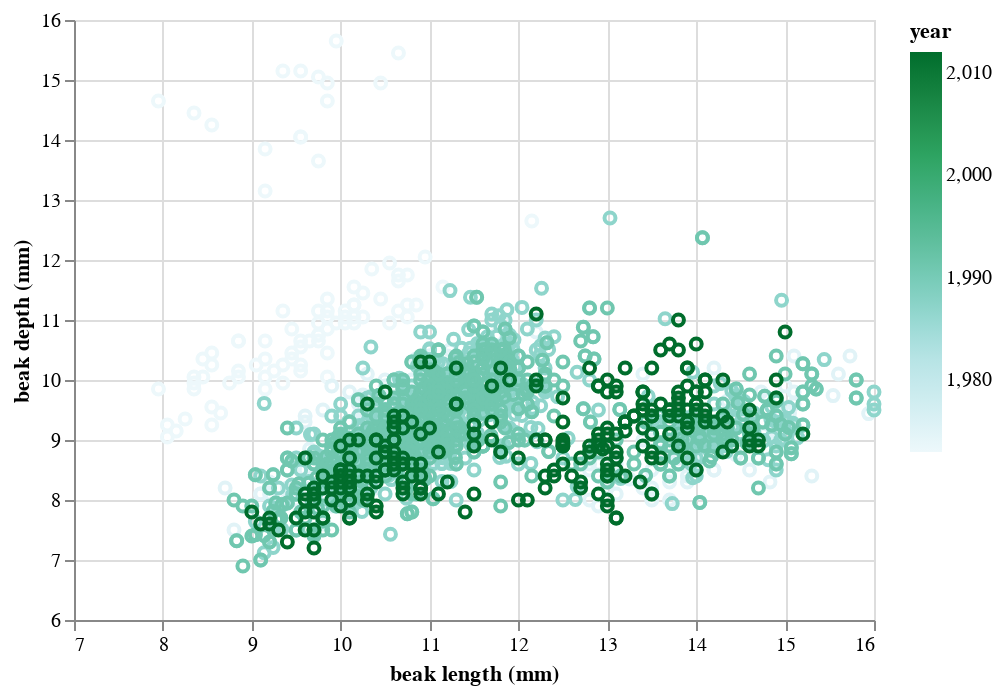

The cell this chart's notebook holds for it:
### Code cell
alt.Chart(df_all
    ).mark_point(
        opacity=1
    ).encode(
        x=alt.X('beak length (mm):Q',scale=alt.Scale(zero=False)),
        y=alt.Y('beak depth (mm):Q',scale=alt.Scale(zero=False)),
        color=alt.Color('year:Q',
                       scale=alt.Scale(range=['#edf8fb','#b2e2e2','#66c2a4','#2ca25f','#006d2c'])
                        ))

### Figure 1 — Vega-Lite specification as saved in the notebook (floating-point values rounded to 4 significant figures; data arrays with more than 128 entries replaced by an {"elided": "..."} marker saying what was removed)
{"$schema": "https://vega.github.io/schema/vega-lite/v2.4.3.json", "config": {"view": {"height": 300, "width": 400}}, "data": {"values": {"elided": "2304 records"}}, "encoding": {"color": {"field": "year", "scale": {"range": ["#edf8fb", "#b2e2e2", "#66c2a4", "#2ca25f", "#006d2c"]}, "type": "quantitative"}, "x": {"field": "beak length (mm)", "scale": {"zero": false}, "type": "quantitative"}, "y": {"field": "beak depth (mm)", "scale": {"zero": false}, "type": "quantitative"}}, "mark": {"opacity": 1, "type": "point"}}
